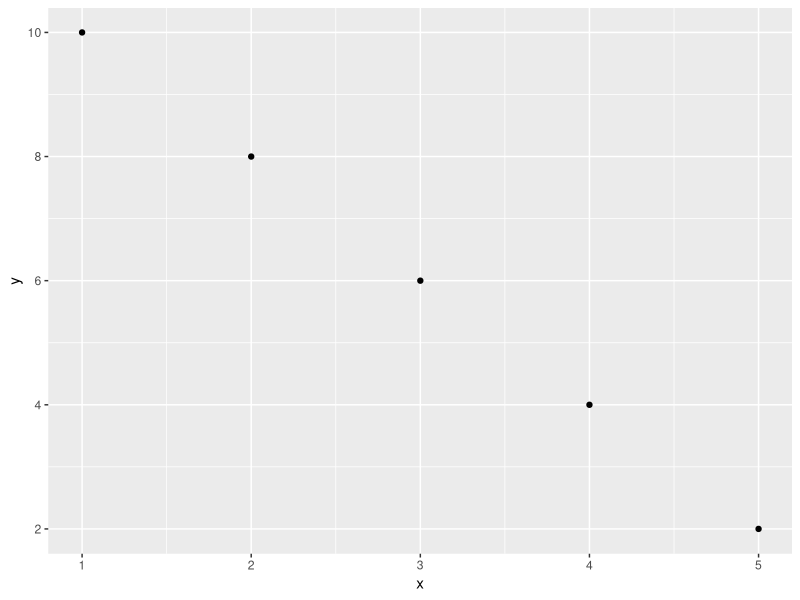

The R script that drew this image:
# Load the ggplot2 package
library(ggplot2)

# Create some example data
x <- c(1, 2, 3, 4, 5)
y <- c(10, 8, 6, 4, 2)

# Create a data frame with the data
df <- data.frame(x, y)

# Create a scatter plot using ggplot2
ggplot(data = df, aes(x = x, y = y)) +
  geom_point()
